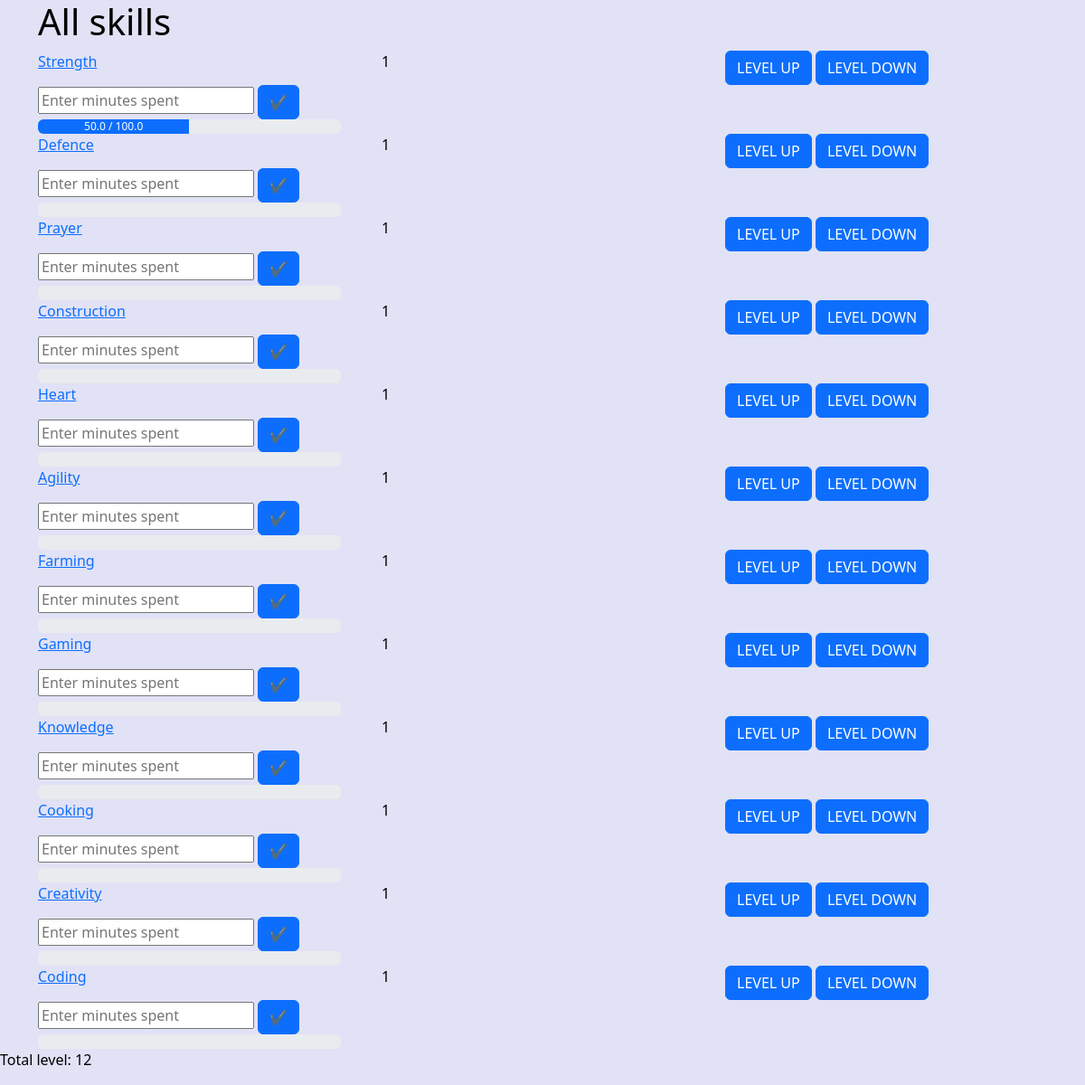
Before: / with the older database file.
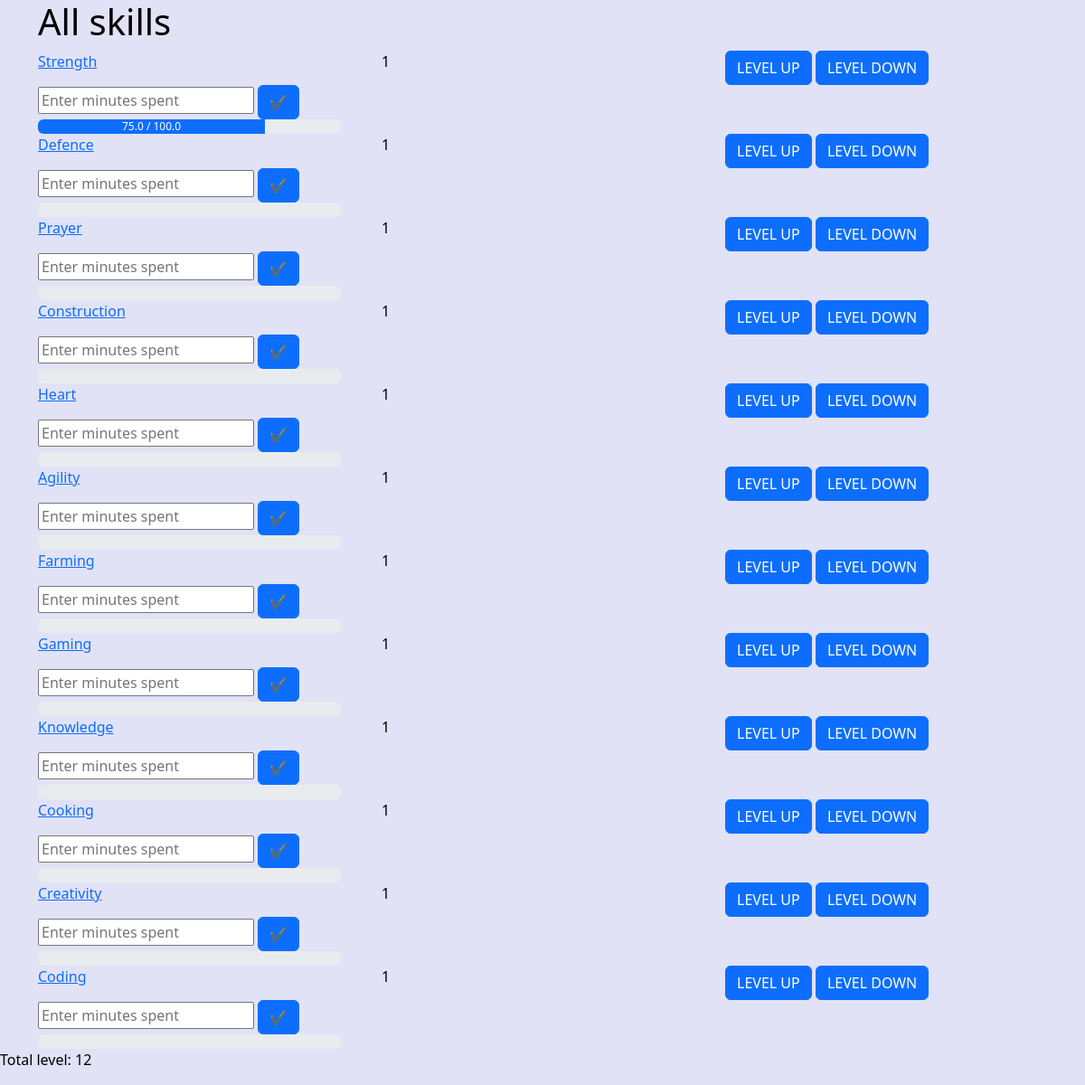
After: the same page with the newer database file.
### models/db_models.py (models this page shows)
class Skill(db.Model):
    id = db.Column(db.Integer, primary_key=True)
    name = db.Column(db.String(50), nullable=False)
    level = db.Column(db.Integer, nullable=False)
    experience = db.Column(db.Float, default=0)
    description = db.Column(db.String(500), nullable=True)
    challenges = db.relationship('Challenge', backref='skill', lazy=True)
    skill_image = db.Column(db.String(255), nullable=True)
    roadmap = db.relationship('Roadmap', backref='skill', lazy=True)

### routes/user_routes.py (the view)
@user_bp.route('/')
def first_page():
    skills = Skill.query.all()
    for skill in skills:
        skill.required_experience = 100 * pow(1.1, skill.level-1)
        skill.required_experience = round(skill.required_experience, 2)
    return render_template("user/user_dashboard.html", skills=skills, totalLevel=sum(skill.level for skill in skills))

### templates/user/user_dashboard.html (shortened to what this page needs)
<!DOCTYPE html>
<html lang="en">
<head>
    <link rel="stylesheet" href="https://cdn.jsdelivr.net/npm/bootstrap@5.2.3/dist/css/bootstrap.min.css">
    <link rel="stylesheet" type="text/css" href="{{ url_for('static',filename='/css/user.css') }}">
</head>
<body>
    <div class="container">
        <h1>All skills</h1>
        {% if skills|length > 0 %}
            {% for skill in skills %}
            <div class="row mb-12" data-id="{{ skill.id }}">
                <div class="col-md-4">
                <a href="{{ url_for('User.show_roadmap', skill_id=skill.id) }}" class="skill-name" data-bs-placement="top" title="{{ skill.description }}">{{ skill.name }}</a>
                </div>
                <div class="col-md-4">{{ skill.level }}</div>
                <div class="col-md-4">
                    <form method="post" action="{{ url_for('User.update_skill_up') }}" style="display: inline;">
                        <button type="submit" class="btn btn-primary">LEVEL UP</button>
                    </form>
                    <form method="post" action="{{ url_for('User.update_skill_down') }}" style="display: inline;">
                        <button type="submit" class="btn btn-primary">LEVEL DOWN</button>
                    </form>
                </div>
                <form method="post" action="{{ url_for('User.update_experience_route', skill_id=skill.id) }}">
                    <input type="number" name="minutes_spent" id="minutes_spent-{{ skill.id }}" placeholder="Enter minutes spent">
                    <button type="button" id="submitButton-{{ skill.id }}" class="btn btn-primary" data-bs-toggle="modal" data-bs-target="#confirmModal-{{ skill.id }}">
                        ✔️
                    </button>
                </form>
            </div>
            <div class="progress" style="width: 30%;">
                <div class="progress-bar" role="progressbar" style="width: {{ skill.experience / skill.required_experience * 100 }}%;" aria-valuenow="{{ skill.experience }}" aria-valuemin="0" aria-valuemax="100"> {{ (skill.experience)|round(2) }} / {{ skill.required_experience }} </div>
            </div>
            {% endfor %}
        {% endif %}
    </div>
   <p> Total level: {{ totalLevel }} </p>
</body>
</html>

### templates/user/user_dashboard.html (style rules this page uses)
body { background-color: #e1e2f5; color: black; }

Changed rows visible on the page:
changed Skill "Strength": experience "50.0" → "75.0"
